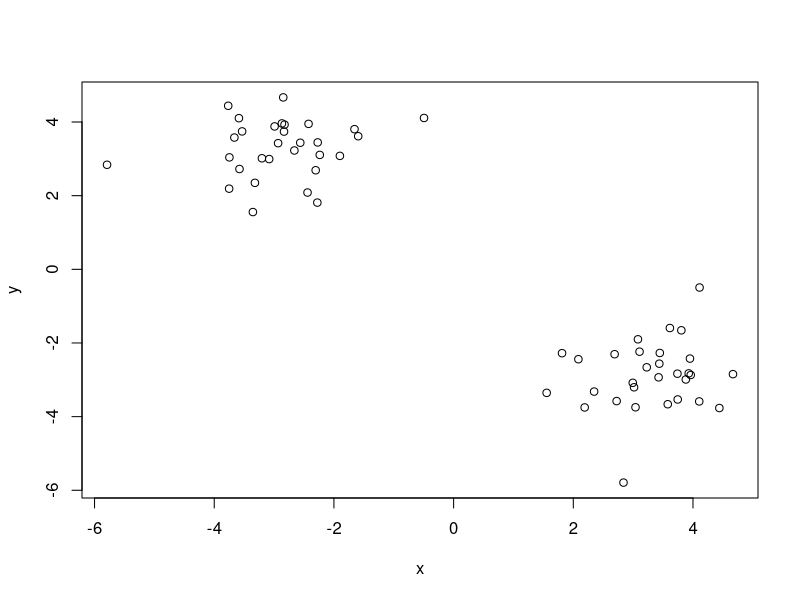
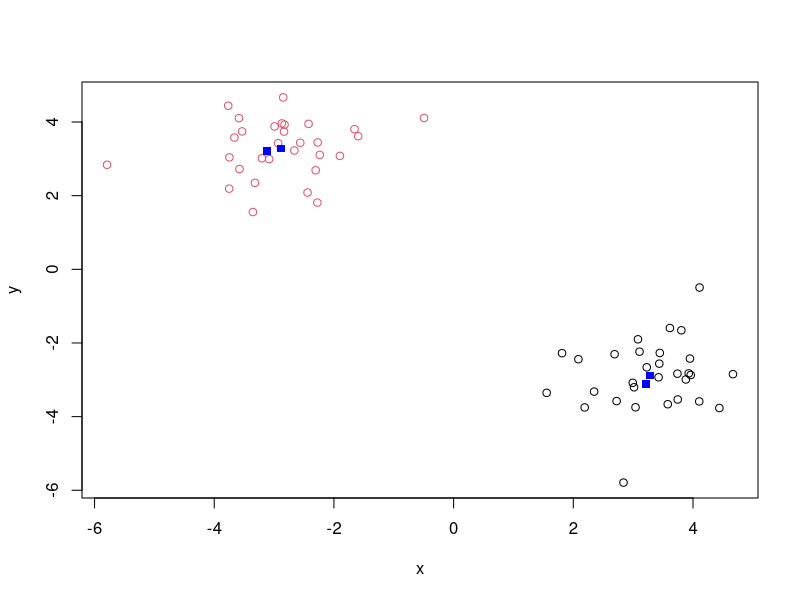
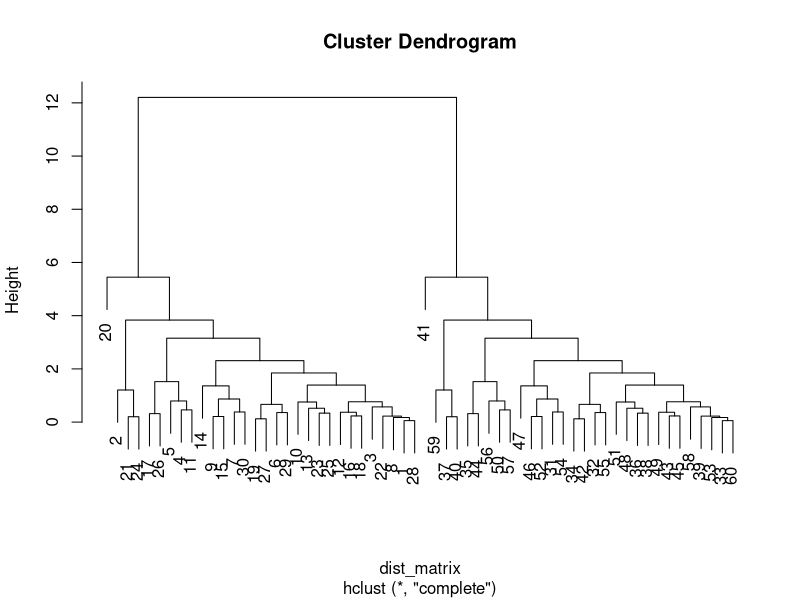
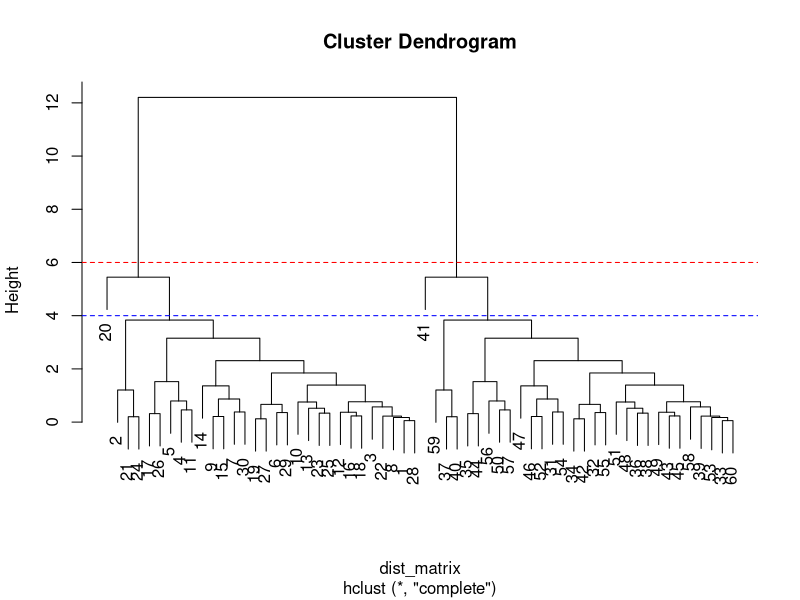
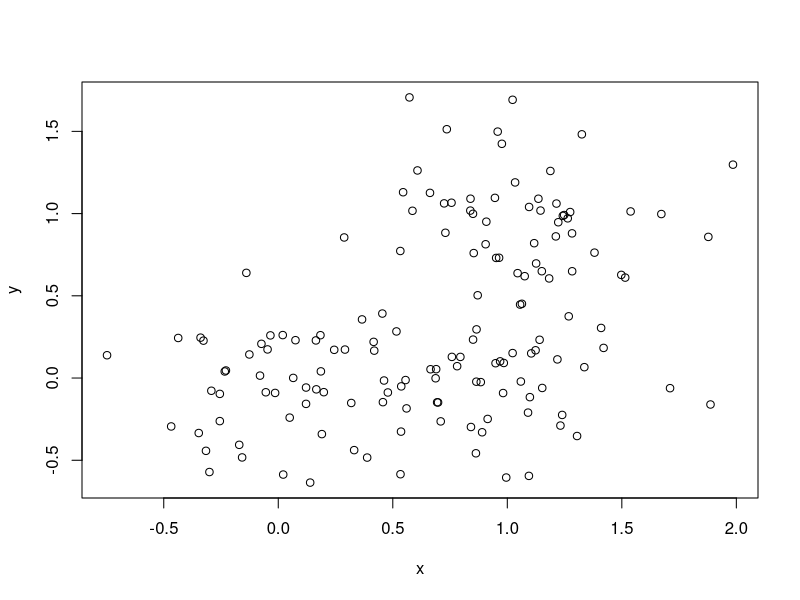
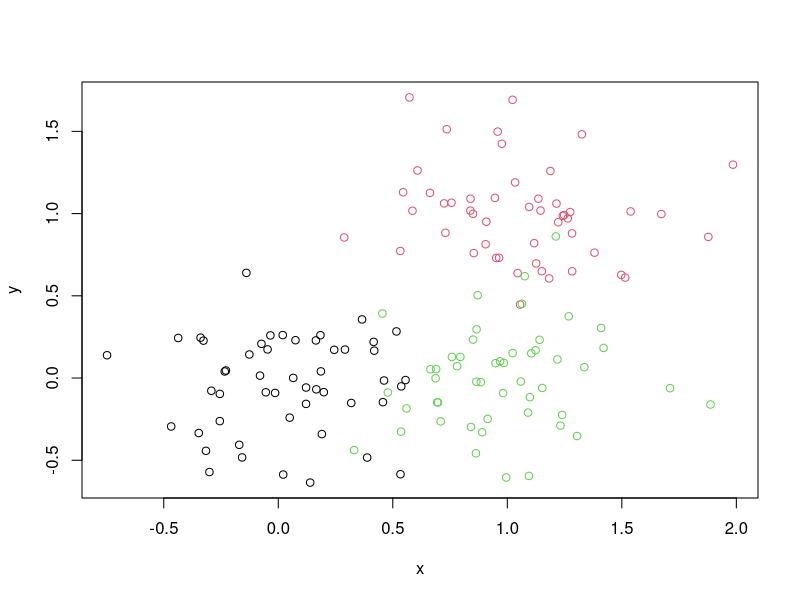
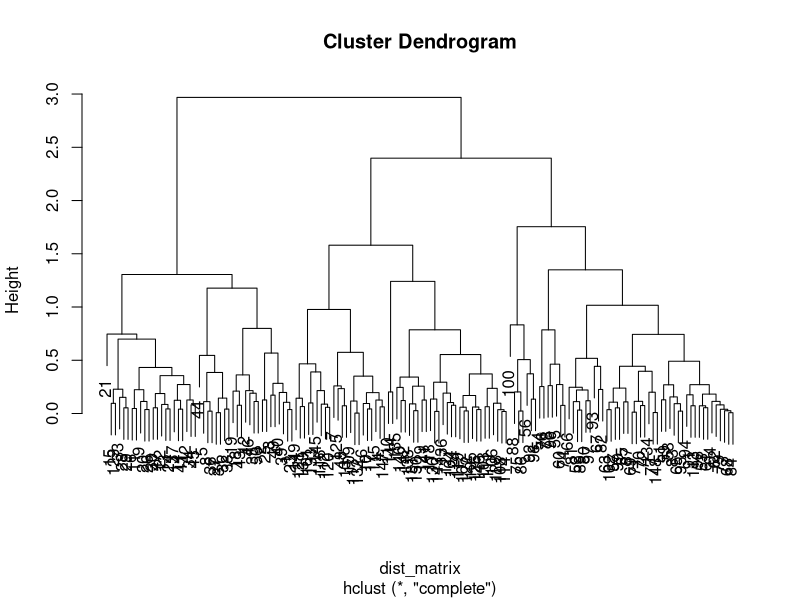
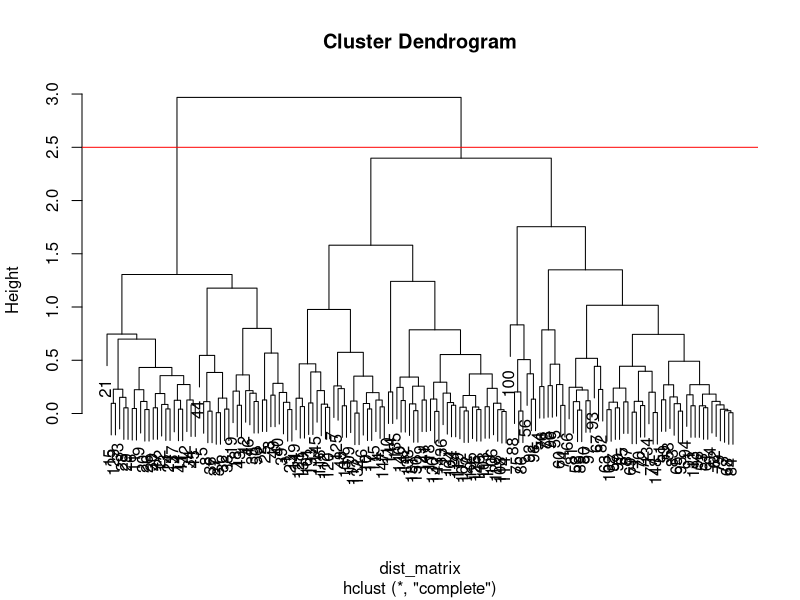

Here is the R script that generated these plots, in order:
## ---- chunk 1
tmp <- c(rnorm(30,-3), rnorm(30,3))
#rnorm is a random normal distribution that is 30 points centered at -3, and 30 points centered at 3.
x <- cbind(x=tmp, y=rev(tmp))
#cbind combines the two vectors
#rev takes the vector and reverses it so that it is a 2 colum structure 
plot(x)

## ---- chunk 2

cluster <- kmeans(x, centers =2, nstart=20)
cluster 

## ---- chunk 3

cluster$size
length(cluster$cluster)
table(cluster$cluster)
## ---- chunk 4
cluster$cluster

## ---- chunk 5
cluster$centers

## ---- chunk 6
plot(x, col = cluster$cluster)
points (-3.117681 , 3.213717, col = "blue", pch = 15 )
points (3.213717, -3.117681, col = "blue", pch = 15 )
#or
points ( cluster$centers, col = "blue", pch = 15 )
## ---- chunk 7
# First we need to calculate point (dis)similarity
# as the Euclidean distance between observations
dist_matrix <- dist(x)
# The hclust() function returns a hierarchical
# clustering model
hc <- hclust(d = dist_matrix)
# the print method is not so useful here
hc #priting out hc by itself doesn't really tell you much
plot(hc)
## ---- chunk 8
plot (hc)
abline ( h = 6, col = "red", lty = 2 )
# shows that a cut here would leave 2 separate clusters
abline ( h = 4, col = "blue", lty = 2 )
## ---- chunk 9
cutree(hc, h = 6) #this lists the values that are in each cluster. 
#cluster where the cut at 6 is. 
## ---- chunk 10
cutree(hc, h = 4)

## ---- chunk 11
cutree ( hc, k = 8 ) # "k" means cut the tree so that there are 8 groups 
## ---- chunk 12
# Step 1. Generate some example data for clustering
x <- rbind(
 matrix(rnorm(100, mean=0, sd = 0.3), ncol = 2), # c1
 matrix(rnorm(100, mean = 1, sd = 0.3), ncol = 2), # c2
 matrix(c(rnorm(50, mean = 1, sd = 0.3), # c3
 rnorm(50, mean = 0, sd = 0.3)), ncol = 2))
colnames(x) <- c("x", "y")
# Step 2. Plot the data without clustering
plot(x)
# Step 3. Generate colors for known clusters
# (just so we can compare to hclust results)
col <- as.factor( rep(c("c1","c2","c3"), each=50) )
plot(x, col=col)
## ---- chunk 13
dist_matrix <- dist(x)
hc <- hclust ( d = dist_matrix)
plot (hc)

## ---- chunk 14
plot(hc)
abline ( h = 2.5, col = "red")
c2 <- cutree ( hc, k = 2 )
table (c2)
## ---- chunk 15
plot ( hc)
abline ( h = 2.2, col = "blue")
c3 <- cutree ( hc, k = 3 )
table ( c3)
